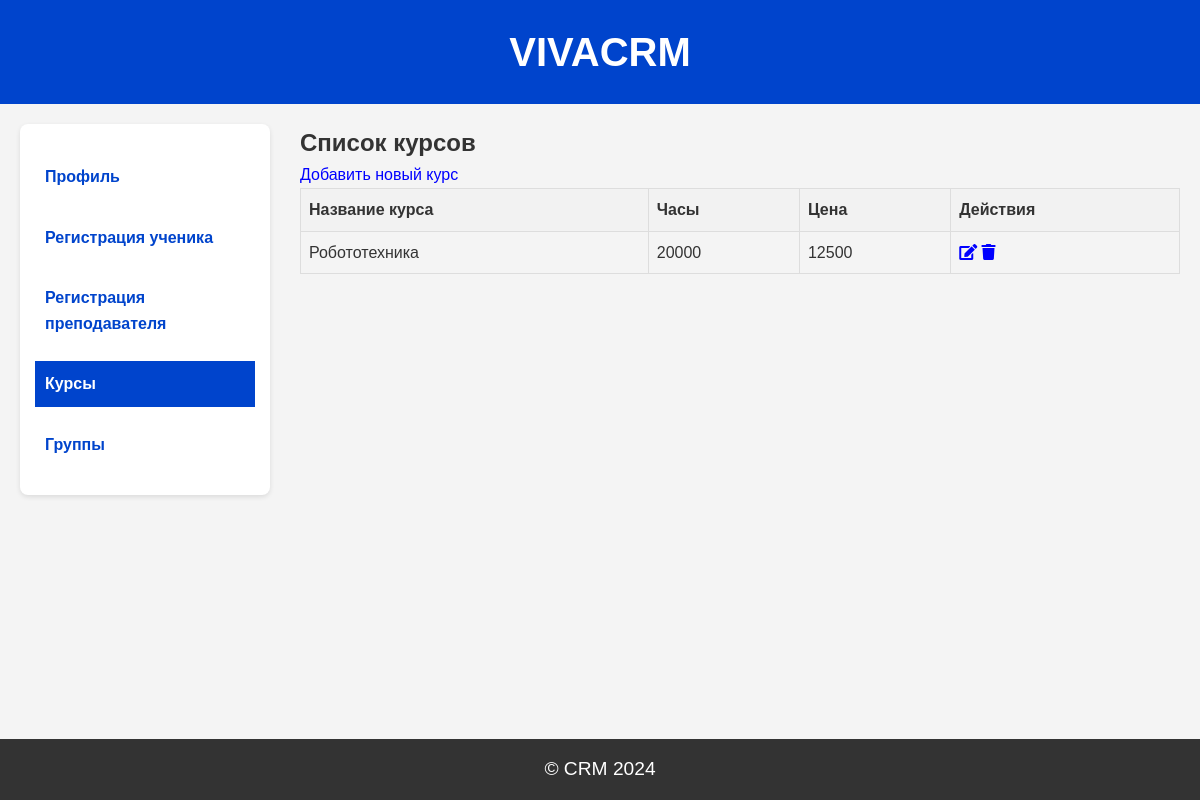
The page /courses (signed in) on the database as committed earlier.
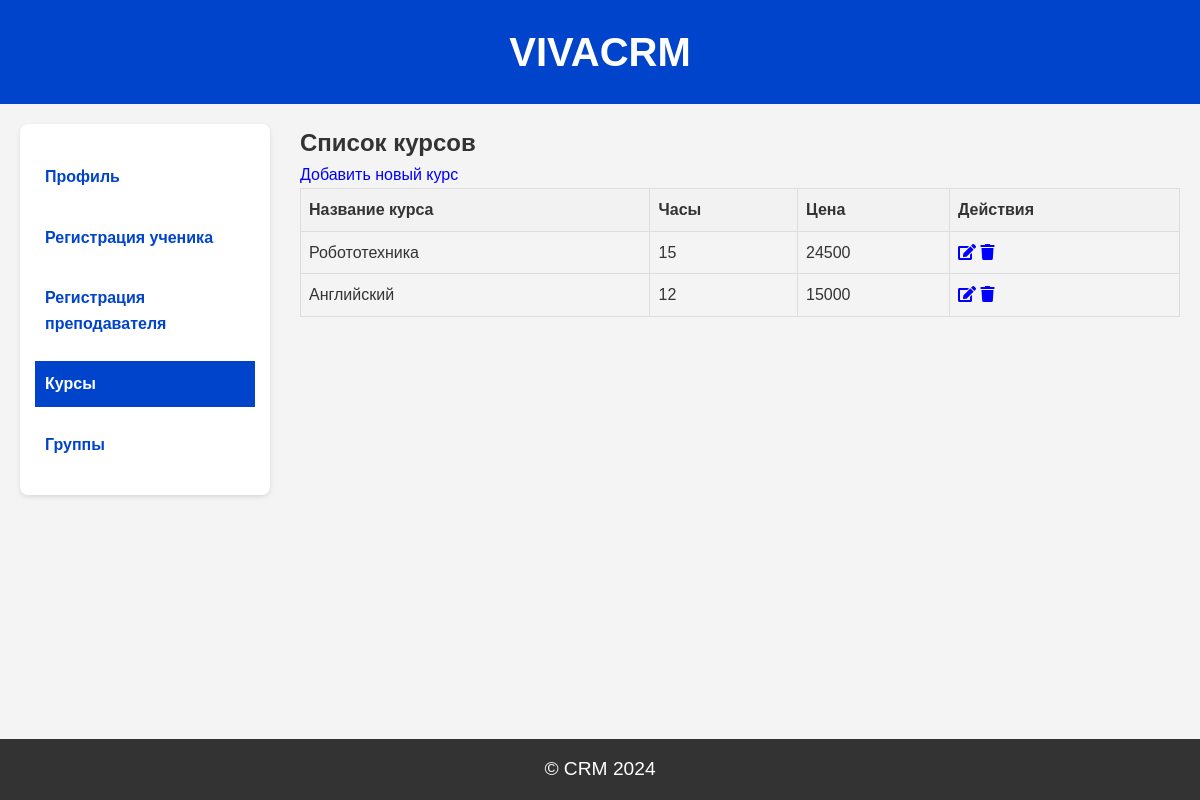
The same page on the database as committed later.
### models.py (models this page shows)
class Course(db.Model):
    id = db.Column(db.Integer, primary_key=True)
    course_name = db.Column(db.String(100), nullable=False)
    academic_hours = db.Column(db.Integer, nullable=False)
    price = db.Column(db.Integer, nullable=False)
    teachers = db.relationship('ManageTeacher', back_populates='course')
    students = db.relationship('ManageStudent', back_populates='course')

### app.py (the view)
@app.route('/courses', methods=['GET'])
@login_required
@role_required('Администратор')
def list_courses():
    administrator = Administrator.query.filter_by(admin_id=current_user.id).first()
    courses = Course.query.all()
    return render_template('courses.html', courses=courses, administrator=administrator)

### app.py (called while the page is built)
@login_manager.user_loader
def load_user(user_id):
    return Users.query.get(int(user_id))

def role_required(role):
    def decorator(f):
        @wraps(f)
        def wrapped(*args, **kwargs):
            if not current_user.is_authenticated or current_user.role != role:
                flash('Недостаточно прав доступа')
                return redirect(url_for('login'))
            return f(*args, **kwargs)
        return wrapped
    return decorator

### templates/courses.html (shortened to what this page needs)
{% extends "base_administrator.html" %}
{% block content %}
<div class="course-form">
    <h2>Список курсов</h2>
    <a href="{{ url_for('add_course') }}" class="add-course-link">Добавить новый курс</a>
    <table class="course-list-table">
        <thead>
            <tr>
                <th>Название курса</th>
                <th>Часы</th>
                <th>Цена</th>
                <th>Действия</th>
            </tr>
        </thead>
        <tbody>
            {% for course in courses %}
            <tr>
                <td>{{ course.course_name }}</td>
                <td>{{ course.academic_hours }}</td>
                <td>{{ course.price }}</td>
                <td>
                    <a href="{{ url_for('edit_course', id=course.id) }}" class="edit-link"><i class="fa fa-edit"></i></a>
                    <a href="{{ url_for('delete_course', id=course.id) }}" class="delete-link"><i class="fa fa-trash"></i></a>
                </td>
            </tr>
            {% endfor %}
        </tbody>
    </table>
</div>
{% endblock %}

### templates/base_administrator.html (shortened to what this page needs)
<!DOCTYPE html>
<html lang="en">
<head>
    <link rel="stylesheet" href="https://cdnjs.cloudflare.com/ajax/libs/font-awesome/5.15.4/css/all.min.css">
    <link rel="stylesheet" href="{{ url_for('static', filename='styles/base_administrator.css') }}">
    <link rel="stylesheet" href="{{ url_for('static', filename='styles/administrator_dasboard.css') }}">
    <link rel="stylesheet" href="{{ url_for('static', filename='styles/register_student.css') }}">
    <link rel="stylesheet" href="{{ url_for('static', filename='styles/register_teacher.css') }}">
    <link rel="stylesheet" href="{{ url_for('static', filename='styles/course.css') }}">
    <link rel="stylesheet" href="{{ url_for('static', filename='styles/group.css') }}">
</head>
<body>
    <header>
        <h1 class="header-title">VIVACRM</h1>
    </header>
    <div class="container">
        <aside>
            <ul>
              <li><a href="{{ url_for('administrator_dashboard', id=administrator.id) }}" class="nav-link {% if request.endpoint == 'administrator_dashboard' %}active{% endif %}">Профиль</a></li>
              <li><a href="{{ url_for('register_student') }}" class="nav-link {% if request.endpoint == 'register_student' %}active{% endif %}">Регистрация ученика</a></li>
              <li><a href="{{ url_for('register_teacher') }}" class="nav-link {% if request.endpoint == 'register_teacher' %}active{% endif %}">Регистрация преподавателя</a></li>
              <li><a href="{{ url_for('list_courses') }}" class="nav-link {% if request.endpoint == 'list_courses' %}active{% endif %}">Курсы</a></li>
              <li><a href="{{ url_for('list_groups') }}" class="nav-link {% if request.endpoint == 'list_groups' %}active{% endif %}">Группы</a></li>
            </ul>
          </aside>
        <main>
            {% block content %}
            {% endblock %}
        </main>
    </div>
    <footer>
        <p>&copy; CRM 2024</p>
    </footer>
</body>
</html>

### static/styles/base_administrator.css (style rules this page uses)
* { margin: 0; padding: 0; box-sizing: border-box; }
html, body { height: 100%; display: flex; flex-direction: column; }
body { font-family: Arial, sans-serif; line-height: 1.6; background-color: #f4f4f4; color: #333; }
header { background-color: #0044cc; padding: 20px; text-align: center; color: white; }
.header-title { font-size: 2.5em; font-weight: bold; }
footer { text-align: center; padding: 10px; background-color: #333; color: white; margin-top: auto; }
.container { display: flex; justify-content: space-between; padding: 20px; }
aside { width: 250px; background-color: #ffffff; border-radius: 8px; box-shadow: 0 2px 5px rgba(0, 0, 0, 0.1); padding: 15px; }
aside ul { list-style-type: none; }
aside li { margin: 15px 0; }
aside a { text-decoration: none; color: #0044cc; font-weight: bold; padding: 10px; display: block; transition: all 0.3s ease; }
aside a.active { background-color: #0044cc; color: white; }
main { flex: 1; padding-left: 30px; }

### static/styles/administrator_dasboard.css (style rules this page uses)
.container { flex-direction: row; }
aside ul li { margin-bottom: 12px; }
footer { background-color: #333; color: #ffffff; text-align: center; padding: 15px; font-size: 1.2em; }

### static/styles/course.css (style rules this page uses)
table { width: 100%; border-collapse: collapse; }
th, td { border: 1px solid #ddd; padding: 8px; }
th { background-color: #f2f2f2; text-align: left; }
a { text-decoration: none; color: blue; }

Rows that differ between the two databases and show on the page:
changed Course "Робототехника": academic_hours "20000" → "15"; price "12500" → "24500"
added Course: course_name "Английский", academic_hours "12", price "15000"
